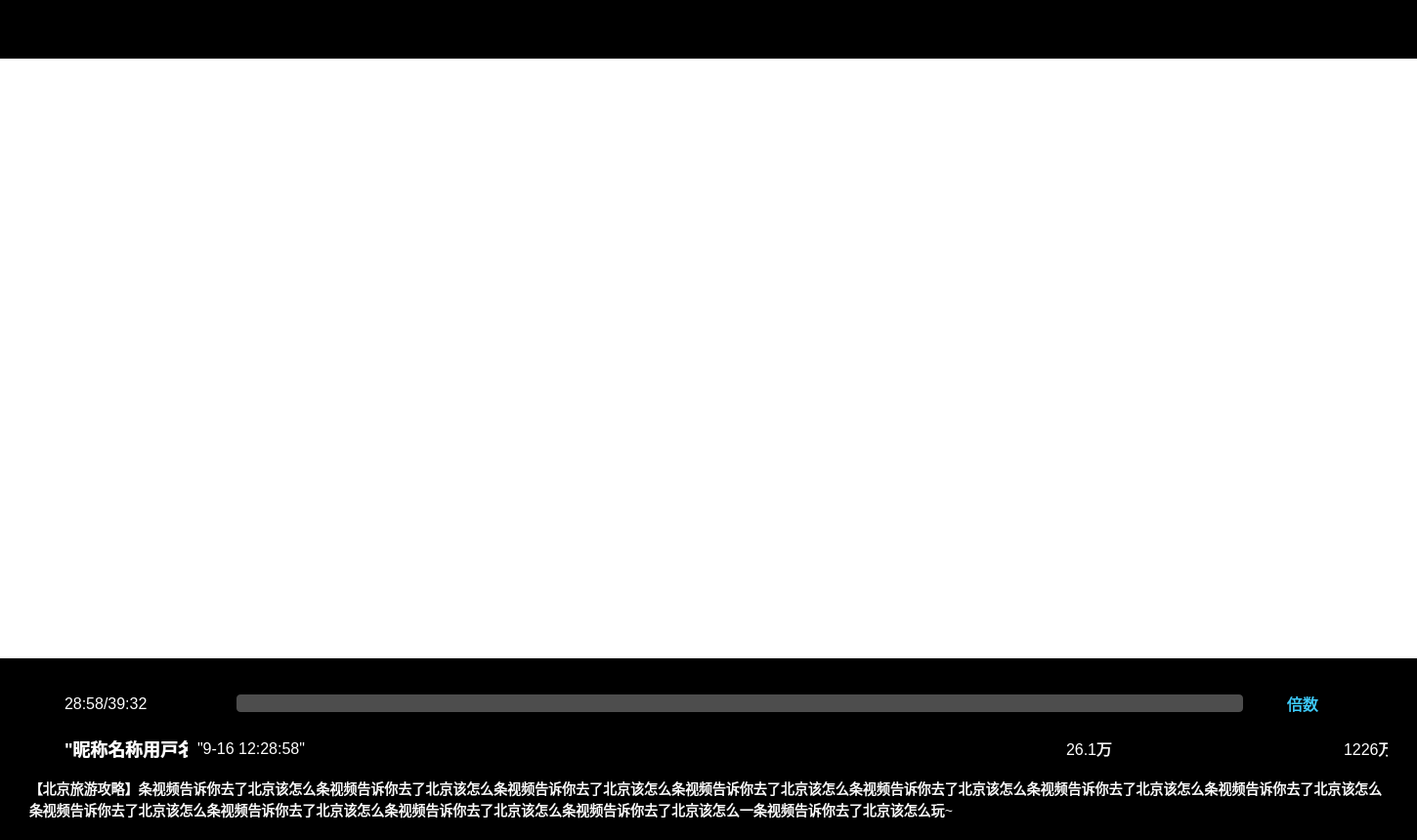
<?xml version="1.0" encoding="UTF-8"?>
<ui version="4.0">
 <class>PlayerPage</class>
 <widget class="QWidget" name="PlayerPage">
  <property name="geometry">
   <rect>
    <x>0</x>
    <y>0</y>
    <width>1450</width>
    <height>860</height>
   </rect>
  </property>
  <property name="windowTitle">
   <string>Form</string>
  </property>
  <property name="styleSheet">
   <string notr="true">*{
 color : #FFFFFF;
 font-size : 16px;
 font-family : 微软雅⿊;
 background-color:rgba(0,0,0,0);
}
QPushButton{
 border : none;
}
</string>
  </property>
  <layout class="QVBoxLayout" name="verticalLayout">
   <property name="spacing">
    <number>0</number>
   </property>
   <property name="leftMargin">
    <number>0</number>
   </property>
   <property name="topMargin">
    <number>0</number>
   </property>
   <property name="rightMargin">
    <number>0</number>
   </property>
   <property name="bottomMargin">
    <number>0</number>
   </property>
   <item>
    <widget class="QWidget" name="playHead" native="true">
     <property name="minimumSize">
      <size>
       <width>0</width>
       <height>60</height>
      </size>
     </property>
     <property name="maximumSize">
      <size>
       <width>16777215</width>
       <height>60</height>
      </size>
     </property>
     <property name="styleSheet">
      <string notr="true">#playHead{
 background-color : #000000;
}
</string>
     </property>
     <layout class="QHBoxLayout" name="horizontalLayout">
      <property name="spacing">
       <number>0</number>
      </property>
      <property name="leftMargin">
       <number>13</number>
      </property>
      <property name="topMargin">
       <number>0</number>
      </property>
      <property name="rightMargin">
       <number>0</number>
      </property>
      <property name="bottomMargin">
       <number>0</number>
      </property>
      <item>
       <widget class="QLabel" name="videoTitle">
        <property name="styleSheet">
         <string notr="true">#videoTittle{
 font-size : 24px;
}
</string>
        </property>
        <property name="text">
         <string/>
        </property>
       </widget>
      </item>
      <item>
       <widget class="QWidget" name="sysBtnBox" native="true">
        <property name="minimumSize">
         <size>
          <width>112</width>
          <height>0</height>
         </size>
        </property>
        <property name="maximumSize">
         <size>
          <width>112</width>
          <height>16777215</height>
         </size>
        </property>
        <layout class="QHBoxLayout" name="horizontalLayout_2">
         <property name="spacing">
          <number>36</number>
         </property>
         <property name="leftMargin">
          <number>0</number>
         </property>
         <property name="topMargin">
          <number>0</number>
         </property>
         <property name="rightMargin">
          <number>31</number>
         </property>
         <property name="bottomMargin">
          <number>0</number>
         </property>
         <item>
          <widget class="QPushButton" name="minBtn">
           <property name="minimumSize">
            <size>
             <width>30</width>
             <height>30</height>
            </size>
           </property>
           <property name="maximumSize">
            <size>
             <width>30</width>
             <height>30</height>
            </size>
           </property>
           <property name="styleSheet">
            <string notr="true">#minBtn{
 border-image : url(&quot;:images/PlayPage/suoxiao.png&quot;);
}</string>
           </property>
           <property name="text">
            <string/>
           </property>
          </widget>
         </item>
         <item>
          <widget class="QPushButton" name="glBtn">
           <property name="minimumSize">
            <size>
             <width>30</width>
             <height>30</height>
            </size>
           </property>
           <property name="maximumSize">
            <size>
             <width>30</width>
             <height>30</height>
            </size>
           </property>
           <property name="styleSheet">
            <string notr="true">#glBtn{
 border-image : url(&quot;:/images/PlayPage/fangda.png&quot;);
}
#glBtn:checked {
    border: none;
    background-image:url(:/images/PlayPage/chuangkohua.png);
    background-repeat: no-repeat;
    background-position: center;
}</string>
           </property>
           <property name="text">
            <string/>
           </property>
          </widget>
         </item>
         <item>
          <widget class="QPushButton" name="quitBtn">
           <property name="minimumSize">
            <size>
             <width>30</width>
             <height>30</height>
            </size>
           </property>
           <property name="styleSheet">
            <string notr="true">#quitBtn{
 border-image : url(&quot;:/images/PlayPage/quxiao.png&quot;);
}
</string>
           </property>
           <property name="text">
            <string/>
           </property>
          </widget>
         </item>
        </layout>
       </widget>
      </item>
     </layout>
    </widget>
   </item>
   <item>
    <widget class="QWidget" name="screen" native="true"/>
   </item>
   <item>
    <widget class="QWidget" name="playControlBox" native="true">
     <property name="minimumSize">
      <size>
       <width>0</width>
       <height>186</height>
      </size>
     </property>
     <property name="maximumSize">
      <size>
       <width>16777215</width>
       <height>186</height>
      </size>
     </property>
     <property name="styleSheet">
      <string notr="true">#playControlBox{
 background-color : #000000;
}
</string>
     </property>
     <layout class="QVBoxLayout" name="verticalLayout_2">
      <property name="spacing">
       <number>0</number>
      </property>
      <property name="leftMargin">
       <number>0</number>
      </property>
      <property name="topMargin">
       <number>0</number>
      </property>
      <property name="rightMargin">
       <number>0</number>
      </property>
      <property name="bottomMargin">
       <number>0</number>
      </property>
      <item>
       <widget class="PlaySlider" name="videoSlider" native="true">
        <property name="minimumSize">
         <size>
          <width>0</width>
          <height>30</height>
         </size>
        </property>
        <property name="maximumSize">
         <size>
          <width>16777215</width>
          <height>30</height>
         </size>
        </property>
       </widget>
      </item>
      <item>
       <widget class="QWidget" name="playControl" native="true">
        <property name="minimumSize">
         <size>
          <width>0</width>
          <height>32</height>
         </size>
        </property>
        <property name="maximumSize">
         <size>
          <width>16777215</width>
          <height>32</height>
         </size>
        </property>
        <layout class="QHBoxLayout" name="horizontalLayout_3">
         <property name="spacing">
          <number>0</number>
         </property>
         <property name="leftMargin">
          <number>30</number>
         </property>
         <property name="topMargin">
          <number>0</number>
         </property>
         <property name="rightMargin">
          <number>30</number>
         </property>
         <property name="bottomMargin">
          <number>0</number>
         </property>
         <item>
          <widget class="QWidget" name="playTimeBox" native="true">
           <property name="minimumSize">
            <size>
             <width>126</width>
             <height>0</height>
            </size>
           </property>
           <property name="maximumSize">
            <size>
             <width>126</width>
             <height>16777215</height>
            </size>
           </property>
           <layout class="QHBoxLayout" name="horizontalLayout_4">
            <property name="spacing">
             <number>10</number>
            </property>
            <property name="leftMargin">
             <number>0</number>
            </property>
            <property name="topMargin">
             <number>0</number>
            </property>
            <property name="rightMargin">
             <number>0</number>
            </property>
            <property name="bottomMargin">
             <number>0</number>
            </property>
            <item>
             <widget class="QPushButton" name="playBtn">
              <property name="minimumSize">
               <size>
                <width>26</width>
                <height>26</height>
               </size>
              </property>
              <property name="maximumSize">
               <size>
                <width>26</width>
                <height>26</height>
               </size>
              </property>
              <property name="styleSheet">
               <string notr="true">#playBtn{
 border-image : url(&quot;:/images/PlayPage/zanting.png&quot;);
}
</string>
              </property>
              <property name="text">
               <string/>
              </property>
             </widget>
            </item>
            <item>
             <widget class="QLabel" name="videoDuration">
              <property name="text">
               <string>28:58/39:32</string>
              </property>
             </widget>
            </item>
           </layout>
          </widget>
         </item>
         <item>
          <widget class="QWidget" name="bulletScreenBox" native="true">
           <property name="minimumSize">
            <size>
             <width>1116</width>
             <height>0</height>
            </size>
           </property>
           <property name="maximumSize">
            <size>
             <width>1116</width>
             <height>16777215</height>
            </size>
           </property>
           <layout class="QHBoxLayout" name="horizontalLayout_5">
            <property name="spacing">
             <number>30</number>
            </property>
            <property name="leftMargin">
             <number>30</number>
            </property>
            <property name="topMargin">
             <number>0</number>
            </property>
            <property name="rightMargin">
             <number>0</number>
            </property>
            <property name="bottomMargin">
             <number>0</number>
            </property>
            <item>
             <widget class="QPushButton" name="bulletScreenBtn">
              <property name="minimumSize">
               <size>
                <width>26</width>
                <height>26</height>
               </size>
              </property>
              <property name="maximumSize">
               <size>
                <width>26</width>
                <height>26</height>
               </size>
              </property>
              <property name="styleSheet">
               <string notr="true">#bulletScreenBtn{
 border-image : url(&quot;:/images/PlayPage/danmu.png&quot;);
}
</string>
              </property>
              <property name="text">
               <string/>
              </property>
             </widget>
            </item>
            <item>
             <widget class="BarrageEdit" name="bulletScreenText">
              <property name="styleSheet">
               <string notr="true">#bulletScreenText{
 font-family : 微软雅⿊;
 font-size : 14px;
 background-color : #4D4D4D;
 color : #DEDEDE;
 border : none;
 border-radius : 4px;
}
</string>
              </property>
             </widget>
            </item>
           </layout>
          </widget>
         </item>
         <item>
          <widget class="QWidget" name="speedBox" native="true">
           <layout class="QHBoxLayout" name="horizontalLayout_6">
            <property name="spacing">
             <number>0</number>
            </property>
            <property name="leftMargin">
             <number>0</number>
            </property>
            <property name="topMargin">
             <number>0</number>
            </property>
            <property name="rightMargin">
             <number>0</number>
            </property>
            <property name="bottomMargin">
             <number>0</number>
            </property>
            <item>
             <widget class="QPushButton" name="speedBtn">
              <property name="minimumSize">
               <size>
                <width>32</width>
                <height>31</height>
               </size>
              </property>
              <property name="maximumSize">
               <size>
                <width>32</width>
                <height>31</height>
               </size>
              </property>
              <property name="styleSheet">
               <string notr="true">#speedBtn{
 font-size : 16px;
 color : #3ECEFE;
}</string>
              </property>
              <property name="text">
               <string>倍数</string>
              </property>
             </widget>
            </item>
           </layout>
          </widget>
         </item>
         <item>
          <widget class="QWidget" name="volumeBox" native="true">
           <property name="minimumSize">
            <size>
             <width>26</width>
             <height>26</height>
            </size>
           </property>
           <property name="maximumSize">
            <size>
             <width>26</width>
             <height>26</height>
            </size>
           </property>
           <layout class="QHBoxLayout" name="horizontalLayout_7">
            <property name="spacing">
             <number>0</number>
            </property>
            <property name="leftMargin">
             <number>0</number>
            </property>
            <property name="topMargin">
             <number>0</number>
            </property>
            <property name="rightMargin">
             <number>0</number>
            </property>
            <property name="bottomMargin">
             <number>0</number>
            </property>
            <item>
             <widget class="QPushButton" name="volumeBtn">
              <property name="minimumSize">
               <size>
                <width>26</width>
                <height>26</height>
               </size>
              </property>
              <property name="maximumSize">
               <size>
                <width>26</width>
                <height>26</height>
               </size>
              </property>
              <property name="styleSheet">
               <string notr="true">#volumeBtn{
 border-image : url(&quot;:/images/PlayPage/shnegyin.png&quot;);
}
#volumeBtn:checked {
    border: none;
    background-image: url(:/images/PlayPage/jingyin.png);
    background-repeat: no-repeat;
    background-position: center;
}
</string>
              </property>
              <property name="text">
               <string/>
              </property>
             </widget>
            </item>
           </layout>
          </widget>
         </item>
        </layout>
       </widget>
      </item>
      <item>
       <widget class="QWidget" name="videoInfoBox" native="true">
        <property name="minimumSize">
         <size>
          <width>0</width>
          <height>60</height>
         </size>
        </property>
        <property name="maximumSize">
         <size>
          <width>16777215</width>
          <height>60</height>
         </size>
        </property>
        <layout class="QHBoxLayout" name="horizontalLayout_8">
         <property name="spacing">
          <number>0</number>
         </property>
         <property name="leftMargin">
          <number>0</number>
         </property>
         <property name="topMargin">
          <number>0</number>
         </property>
         <property name="rightMargin">
          <number>0</number>
         </property>
         <property name="bottomMargin">
          <number>0</number>
         </property>
         <item>
          <widget class="QWidget" name="videoInfo" native="true">
           <layout class="QHBoxLayout" name="horizontalLayout_9">
            <property name="spacing">
             <number>10</number>
            </property>
            <property name="leftMargin">
             <number>30</number>
            </property>
            <property name="topMargin">
             <number>0</number>
            </property>
            <property name="rightMargin">
             <number>0</number>
            </property>
            <property name="bottomMargin">
             <number>0</number>
            </property>
            <item>
             <widget class="QPushButton" name="userAvatar">
              <property name="minimumSize">
               <size>
                <width>26</width>
                <height>26</height>
               </size>
              </property>
              <property name="maximumSize">
               <size>
                <width>26</width>
                <height>26</height>
               </size>
              </property>
              <property name="styleSheet">
               <string notr="true">#userAvatar{
 border-image : url(&quot;:/images/PlayPage/touxiang.png&quot;);
}
</string>
              </property>
              <property name="text">
               <string/>
              </property>
             </widget>
            </item>
            <item>
             <widget class="QLabel" name="userNikeName">
              <property name="minimumSize">
               <size>
                <width>126</width>
                <height>0</height>
               </size>
              </property>
              <property name="maximumSize">
               <size>
                <width>126</width>
                <height>16777215</height>
               </size>
              </property>
              <property name="styleSheet">
               <string notr="true">#userNikeName{
 font-size : 18px;
 font-weight : bold;
}
</string>
              </property>
              <property name="text">
               <string>&quot;昵称名称⽤⼾名&quot;</string>
              </property>
             </widget>
            </item>
            <item>
             <widget class="QLabel" name="loadupTime">
              <property name="text">
               <string>&quot;9-16 12:28:58&quot;</string>
              </property>
             </widget>
            </item>
           </layout>
          </widget>
         </item>
         <item>
          <widget class="QWidget" name="playNumBox" native="true">
           <property name="minimumSize">
            <size>
             <width>310</width>
             <height>0</height>
            </size>
           </property>
           <property name="maximumSize">
            <size>
             <width>310</width>
             <height>16777215</height>
            </size>
           </property>
           <layout class="QHBoxLayout" name="horizontalLayout_10">
            <property name="leftMargin">
             <number>35</number>
            </property>
            <property name="topMargin">
             <number>0</number>
            </property>
            <property name="rightMargin">
             <number>0</number>
            </property>
            <property name="bottomMargin">
             <number>0</number>
            </property>
            <item>
             <widget class="QLabel" name="playNumImage">
              <property name="minimumSize">
               <size>
                <width>24</width>
                <height>24</height>
               </size>
              </property>
              <property name="maximumSize">
               <size>
                <width>24</width>
                <height>24</height>
               </size>
              </property>
              <property name="styleSheet">
               <string notr="true">#playNumImage{
 border-image : 
url(&quot;:/images/PlayPage/bofangliang.png&quot;);
}
</string>
              </property>
              <property name="text">
               <string/>
              </property>
             </widget>
            </item>
            <item>
             <widget class="QLabel" name="playNum">
              <property name="text">
               <string>26.1万</string>
              </property>
             </widget>
            </item>
           </layout>
          </widget>
         </item>
         <item>
          <widget class="QWidget" name="likeNumBox" native="true">
           <property name="minimumSize">
            <size>
             <width>114</width>
             <height>0</height>
            </size>
           </property>
           <property name="maximumSize">
            <size>
             <width>114</width>
             <height>16777215</height>
            </size>
           </property>
           <layout class="QHBoxLayout" name="horizontalLayout_11">
            <property name="rightMargin">
             <number>30</number>
            </property>
            <item>
             <spacer name="horizontalSpacer">
              <property name="orientation">
               <enum>Qt::Orientation::Horizontal</enum>
              </property>
              <property name="sizeHint" stdset="0">
               <size>
                <width>0</width>
                <height>20</height>
               </size>
              </property>
             </spacer>
            </item>
            <item>
             <widget class="QPushButton" name="likeImageBtn">
              <property name="minimumSize">
               <size>
                <width>24</width>
                <height>24</height>
               </size>
              </property>
              <property name="maximumSize">
               <size>
                <width>24</width>
                <height>24</height>
               </size>
              </property>
              <property name="styleSheet">
               <string notr="true">#likeImageBtn{
 border-image : url(&quot;:/images/PlayPage/dianzan.png&quot;);
}
</string>
              </property>
              <property name="text">
               <string/>
              </property>
             </widget>
            </item>
            <item>
             <widget class="QLabel" name="likeNum">
              <property name="text">
               <string>1226万</string>
              </property>
             </widget>
            </item>
           </layout>
          </widget>
         </item>
        </layout>
       </widget>
      </item>
      <item>
       <widget class="QWidget" name="videoIntroduceBox" native="true">
        <layout class="QHBoxLayout" name="horizontalLayout_12">
         <property name="spacing">
          <number>0</number>
         </property>
         <property name="leftMargin">
          <number>30</number>
         </property>
         <property name="topMargin">
          <number>0</number>
         </property>
         <property name="rightMargin">
          <number>34</number>
         </property>
         <property name="bottomMargin">
          <number>20</number>
         </property>
         <item>
          <widget class="QLabel" name="videoDesc">
           <property name="styleSheet">
            <string notr="true">#videoDesc{
 font-size : 14px;
}
</string>
           </property>
           <property name="text">
            <string>【北京旅游攻略】条视频告诉你去了北京该怎么条视频告诉你去了北京该怎么条视频告诉你去了北京该怎么条视频告诉你去了北京该怎么条视频告诉你去了北京该怎么条视频告诉你去了北京该怎么条视频告诉你去了北京该怎么条视频告诉你去了北京该怎么条视频告诉你去了北京该怎么条视频告诉你去了北京该怎么条视频告诉你去了北京该怎么⼀条视频告诉你去了北京该怎么玩~</string>
           </property>
           <property name="wordWrap">
            <bool>true</bool>
           </property>
          </widget>
         </item>
        </layout>
       </widget>
      </item>
     </layout>
    </widget>
   </item>
  </layout>
 </widget>
 <customwidgets>
  <customwidget>
   <class>PlaySlider</class>
   <extends>QWidget</extends>
   <header location="global">playslider.h</header>
   <container>1</container>
  </customwidget>
  <customwidget>
   <class>BarrageEdit</class>
   <extends>QLineEdit</extends>
   <header location="global">barrageedit.h</header>
  </customwidget>
 </customwidgets>
 <resources/>
 <connections/>
</ui>
